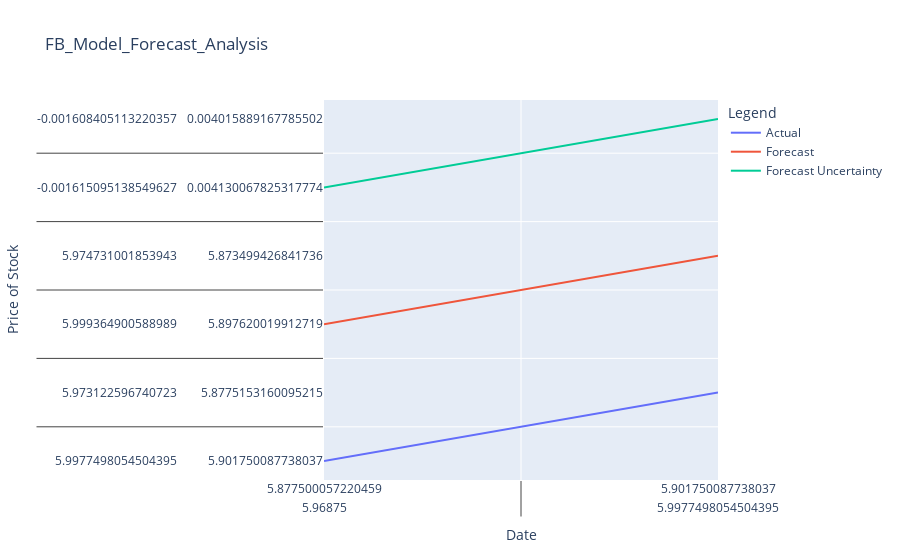

The cell this chart's notebook holds for it:
### Code cell
# Create the forecast analysis plot
fig = go.Figure()
fig.add_trace(go.Scatter(x=X, y=y, mode='lines', name='Actual'))
fig.add_trace(go.Scatter(x=X, y=rf.predict(X), mode='lines', name='Forecast'))
fig.add_trace(go.Scatter(x=X, y=y - rf.predict(X), mode='lines', name='Forecast Uncertainty'))

fig.update_layout(
    title='FB_Model_Forecast_Analysis',
    xaxis_title='Date',
    yaxis_title='Price of Stock',
    legend_title='Legend'
)

fig.show()

### Figure 1 — Plotly figure (JSON) as saved in the notebook; plotly's stock layout.template omitted (floating-point values rounded to 4 significant figures; data arrays with more than 128 entries replaced by an {"elided": "..."} marker saying what was removed)
{"data": [{"mode": "lines", "name": "Actual", "type": "scatter", "x": {"elided": "1239x5 float values"}, "y": {"elided": "1239x2 float values"}}, {"mode": "lines", "name": "Forecast", "type": "scatter", "x": {"elided": "1239x5 float values"}, "y": {"elided": "1239x2 float values"}}, {"mode": "lines", "name": "Forecast Uncertainty", "type": "scatter", "x": {"elided": "1239x5 float values"}, "y": {"elided": "1239x2 float values"}}], "layout": {"legend": {"title": {"text": "Legend"}}, "title": {"text": "FB_Model_Forecast_Analysis"}, "xaxis": {"title": {"text": "Date"}}, "yaxis": {"title": {"text": "Price of Stock"}}}}
